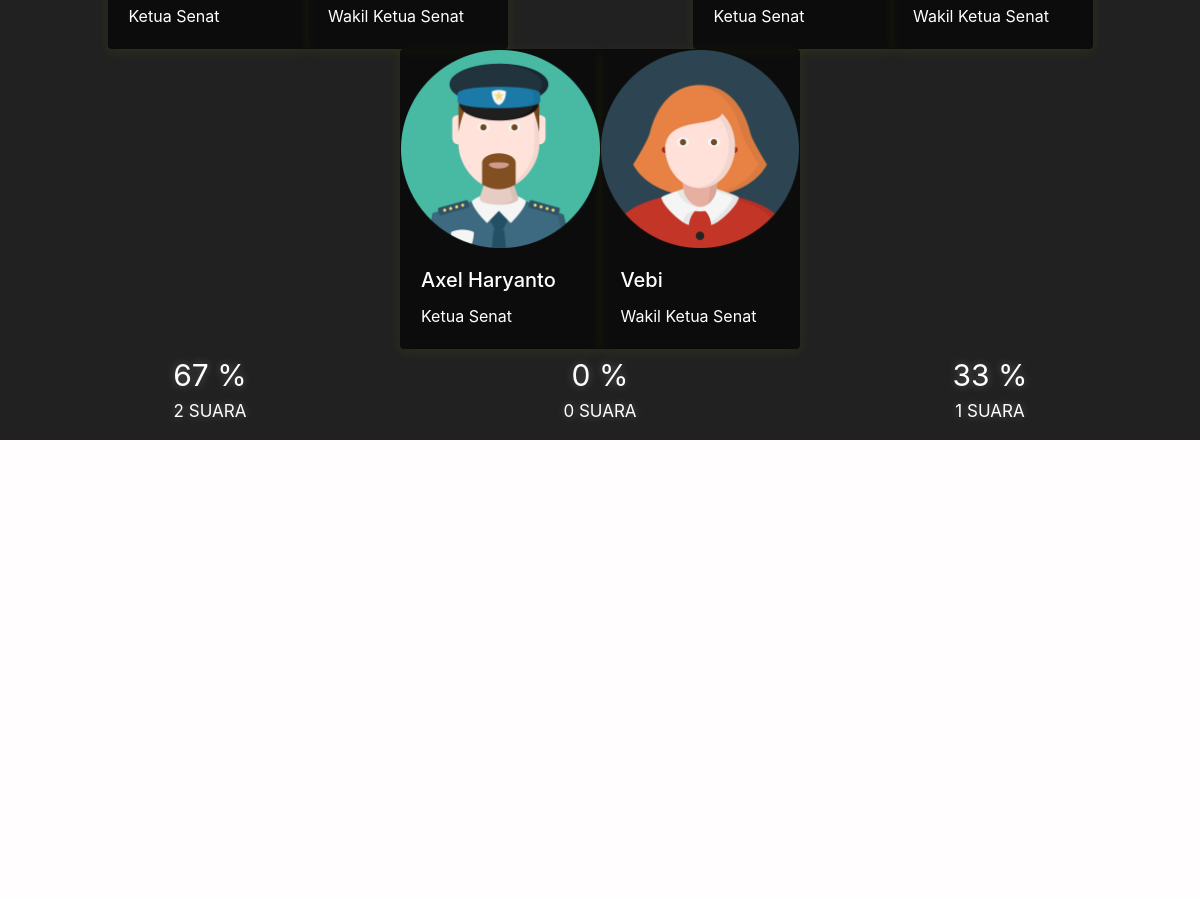
Before: / (middle part) with the older database file.
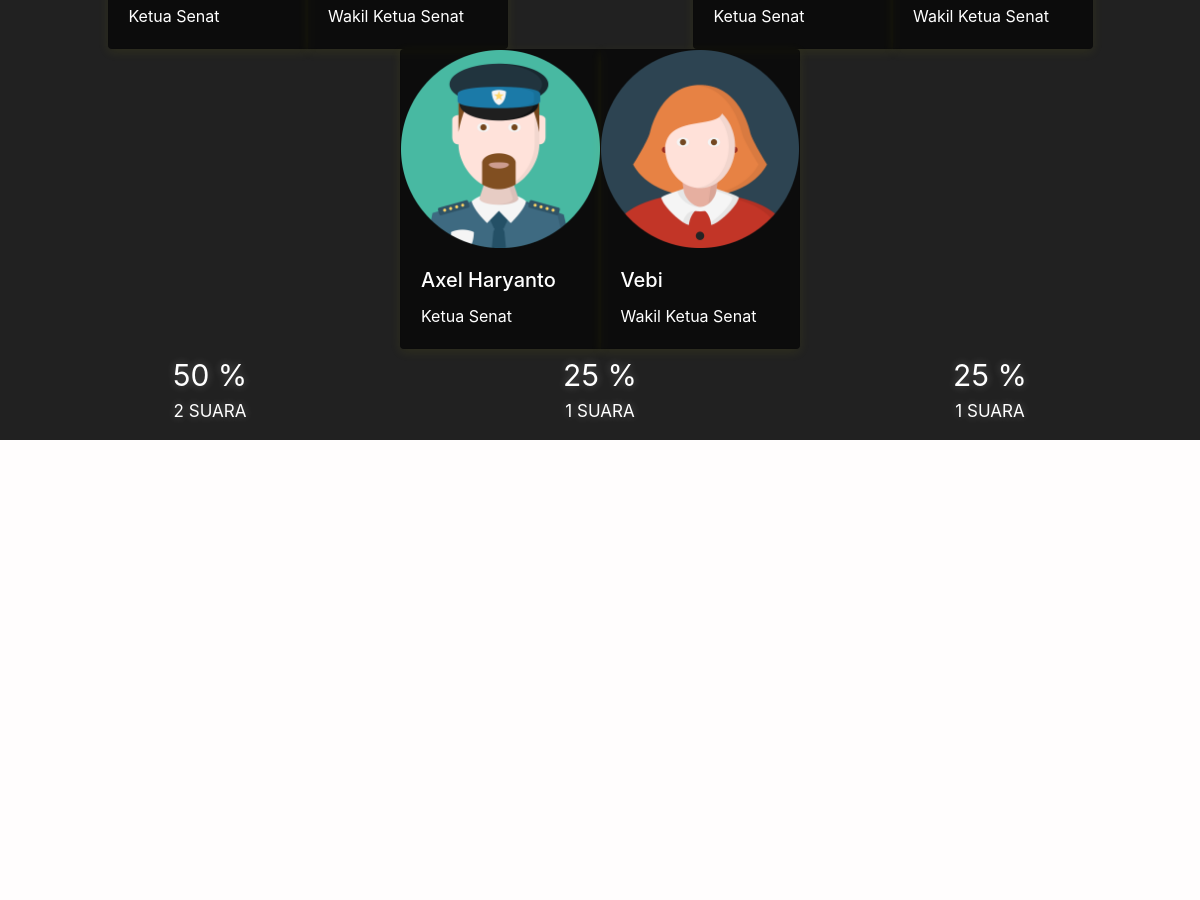
After: the same page with the newer database file.
### tables this page shows
CREATE TABLE `kandidat` (
  `no_kandidat` int(20) NOT NULL,
  `nama` varchar(100) NOT NULL,
  `wakil` varchar(128) NOT NULL,
  `jk_ketua` varchar(1) NOT NULL,
  `jk_wakil` varchar(1) NOT NULL,
  `email_ketua` varchar(128) NOT NULL,
  `email_wakil` varchar(128) NOT NULL,
  `hp_ketua` varchar(15) NOT NULL,
  `hp_wakil` varchar(15) NOT NULL,
  `visi` varchar(500) NOT NULL,
  `misi` varchar(1000) NOT NULL,
  `foto_ketua` varchar(128) NOT NULL,
  `foto_wakil` varchar(128) NOT NULL,
  `uraian` varchar(500) NOT NULL,
  `jumlah_suara` int(11) NOT NULL
);

### application/controllers/Home.php (called while the page is built, shortened)
<?php
class Home extends CI_Controller
{
    public function index()
    {
        $query = "SELECT *
            FROM komentar INNER JOIN konfir_komentar
              ON komentar.id = konfir_komentar.id_komentar
              ORDER BY komentar.waktu ASC";
        $data['komentar'] = $this->db->query($query)->result_array();
        $data['kandidat'] = $this->db->get('kandidat')->result_array();
        $query = "SELECT sum(jumlah_suara) as jsuara FROM kandidat";
        $data['js'] = $this->db->query($query)->row_array();
        $this->load->view('home', $data);
    }
}

### index.php (called while the page is built, shortened)
<?php
require_once BASEPATH.'core/CodeIgniter.php';

### application/views/home.php (the view, shortened to what this page needs)
<!doctype html>
<html lang="en" id="home">
<head>
    <link rel="stylesheet" href="assets/css/reset.css">
    <link rel="stylesheet" href="https://use.fontawesome.com/releases/v5.7.0/css/all.css">
    <link rel="stylesheet" href="https://stackpath.bootstrapcdn.com/bootstrap/4.1.3/css/bootstrap.min.css">
    <link rel="stylesheet" href="<?= base_url('assets/css/style.css') ?>">
</head>
<body>
    <section id="voting">
        <div class="row workingspace">
            <div class="col-lg">
                <div class="row justify-content-around pt-4">
                    <?php foreach ($kandidat as $kand) : ?>
                        <div class="card-group">
                            <div class="card cardfoto">
                                <img src="<?= base_url('assets/img/profile/kandidat/') . $kand['foto_ketua']; ?>" class="card-img-top" alt="...">
                                <div class="card-body">
                                    <h5 class="card-title"><?= $kand['nama']; ?></h5>
                                    <p class="card-text">Ketua Senat</p>
                                </div>
                            </div>
                            <div class="card cardfoto">
                                <img src="<?= base_url('assets/img/profile/kandidat/') . $kand['foto_wakil']; ?>" class="card-img-top" alt="...">
                                <div class="card-body">
                                    <h5 class="card-title"><?= $kand['wakil']; ?></h5>
                                    <p class="card-text">Wakil Ketua Senat</p>
                                </div>
                            </div>
                        </div>
                    <?php endforeach; ?>
                </div>
                <div class="row justify-content-around mt-2">
                    <?php foreach ($kandidat as $kand) : ?>
                        <div class="col-4">
                            <?php
                                $b = $js['jsuara'];
                                if ($b != 0) {
                                    $hasil = round($kand['jumlah_suara'] / $js['jsuara'] * 100);
                                } else {
                                    $hasil = $kand['jumlah_suara'];
                                }
                                ?>
                            <h3><span><?= $hasil ?> %</span></h3>
                        </div>
                    <?php endforeach; ?>
                </div>
                <div class="row justify-content-around">
                    <?php foreach ($kandidat as $kand) : ?>
                        <div class="col">
                            <h3 style="font-size: 17px;"> <?= $kand['jumlah_suara']; ?> Suara</h3>
                        </div>
                    <?php endforeach; ?>
                </div>
            </div>
        </div>
    </section>
    <div class="container">
        <div class="row justify-content-center">
            <div class="col-12">
                <div id="piechart" style="width: 500px; height: 500px;"></div>
            </div>
        </div>
    </div>
</body>
</html>

### assets/css/style.css (style rules this page uses)
.workingspace { padding-top: 40px; background-color: #000000de; }
.workingspace h3 { font-size: 30px; text-transform: uppercase; font-weight: 400; text-align: center; color: #ffffff; text-shadow: 0 0 8px rgba(255, 255, 255, 0.274); }
.workingspace p, .workingspace h5, .workingspace h6 { color: #ffffff; }
.cardfoto { float: left; width: 200px; position: relative; background-color: #0000009d; box-shadow: 0 3px 12px rgba(224, 220, 0, 0.082); }
@media (min-width: 992px) { .workingspace { padding-top: 20px; padding-bottom: 10px; } }
.row { margin: 0; }

### application/views/home.php (style rules this page uses)
body { background-color: #fffdfdcc; }

Changed rows visible on the page:
computed for kandidat (number 1 of 3 on the later page): hasil "67" → "50"
changed kandidat (number 2 of 3 on the later page): jumlah_suara "0" → "25"; jumlah_suara "0" → "1"
computed for kandidat "Axel Haryanto": hasil "33" → "25"
